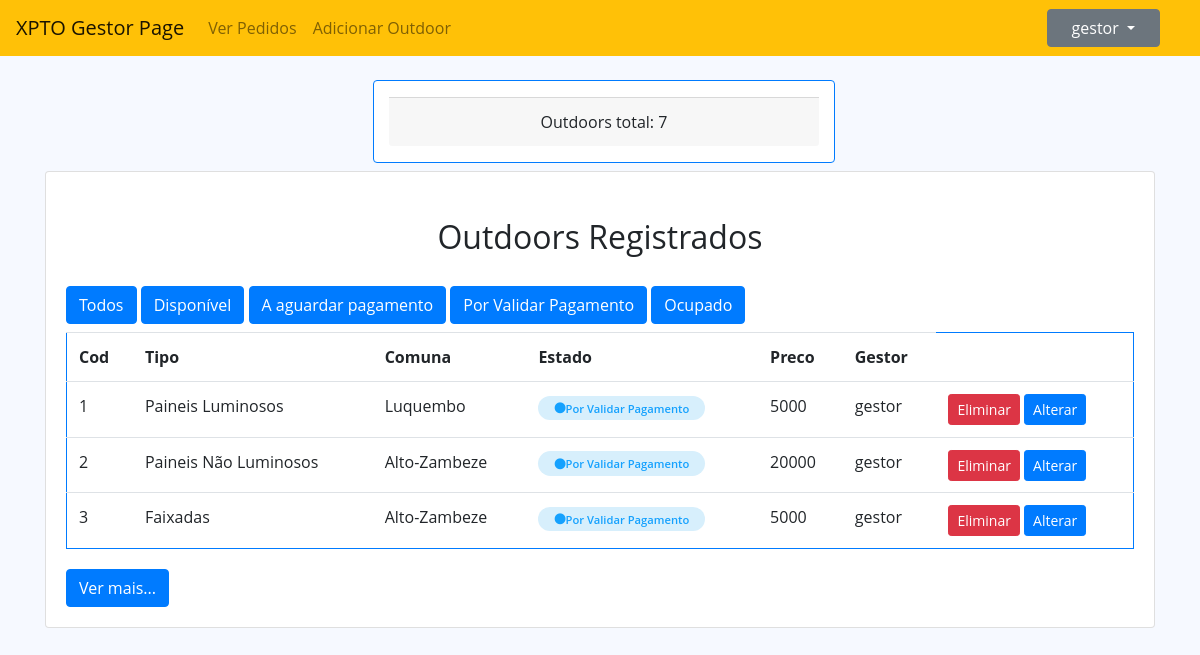
The page /index.php?op=Gestor&&request&&estado=Por Validar Pagamento (signed in) on the database its author committed.
### tables this page shows
CREATE TABLE `usuario` (
  `id` int(11) NOT NULL,
  `username` varchar(50) NOT NULL,
  `senha` varchar(50) NOT NULL,
  `tipo` varchar(50) NOT NULL,
  `eliminado` varchar(10) NOT NULL DEFAULT 'nao'
);

CREATE TABLE `outdoor` (
  `id` int(11) NOT NULL,
  `tipo` varchar(50) NOT NULL,
  `preco` float NOT NULL,
  `idComuna` int(11) NOT NULL,
  `estado` varchar(50) NOT NULL DEFAULT 'Disponivel',
  `eliminado` varchar(10) NOT NULL DEFAULT 'nao',
  `idUsuario` int(11) NOT NULL
);

CREATE TABLE `comuna` (
  `id` int(11) NOT NULL,
  `nome` varchar(50) NOT NULL,
  `idMunicipio` int(11) NOT NULL
);

### repositories/UsuarioRepository.php (called while the page is built, shortened)
<?php
require_once __DIR__ . '/../dbconfig/DbConnection.php';
require_once __DIR__ . '/../models/UsuarioModel.php';
class UsuarioRepository implements IUsuarioRepository {
    private $db = null;
    public function __construct() {
        $this->db = DbConnection::getInstance();
    }
    public function selectById($id) {
        try {
            $stmt = $this->db->prepare("SELECT id, username, senha, tipo, eliminado FROM usuario WHERE id = :id and eliminado <> 'Sim'");
            $stmt->bindParam(":id", $id);
            $stmt->execute();
            $dado = $stmt->fetch(PDO::FETCH_ASSOC);
            if ($dado) {
                $Usuario = new UsuarioModel($dado['id'], $dado['username'], null, $dado['tipo'], null);
                return $Usuario;
            } else {
                return false;
            }
        } catch (PDOException $e) {
            echo $e->getMessage();
            return false;
        }
    }
}

### dbconfig/DbConnection.php (called while the page is built)
<?php
class DbConnection {
    private static $instance = NULL;
    public static function getInstance() {
        if (!isset(self::$instance)) {
            try {
                self:: $instance = new PDO("mysql:host=localhost;dbname=outdoorgest", 'root', '');
                self:: $instance->setAttribute(PDO::ATTR_ERRMODE, PDO::ERRMODE_EXCEPTION);
            } catch (PDOException $e) {
                echo $e->getMessage();
            }
        }
        return self::$instance;
    }
}

### services/UsuarioService.php (called while the page is built, shortened)
<?php
require_once __DIR__ . '/../repositories/UsuarioRepository.php';
class UsuarioService implements IUsuarioService {
    private $usuarioRepository = null;
    public function __construct() {
        $this->usuarioRepository = new UsuarioRepository();
    }
    public function selectById($id) {
        try {
            return $this->usuarioRepository->selectById($id);
        } catch (PDOException $e) {
            return false;
        }
    }
}

### controllers/ClienteController.php (called while the page is built, shortened)
<?php
require_once __DIR__ . '/../services/UsuarioService.php';
require_once __DIR__ . '/../services/OutdoorService.php';
class ClienteController {
    public function __construct() {
        $this->usuarioService = new UsuarioService();
        if (isset($_SESSION['Usuario'])) {
            $Us = unserialize($_SESSION['Usuario']);
            $_SESSION['Usuario'] = serialize($this->usuarioService->selectById($Us->getId()));
        }
    }
}
$actualizar = new ClienteController();

### index.php (called while the page is built, shortened)
<?php
include __DIR__ . '/./controllers/Rotas.php';
$rotas = new Rotas();
$rotas->requestHandle();
?>

### models/UsuarioModel.php (called while the page is built, shortened)
<?php
class UsuarioModel {
    private $id;
    private $username;
    private $tipo;
    public function __construct($id, $username, $senha, $tipo, $eliminado) {
        $this->id = $id;
        $this->username = $username;
        $this->tipo = $tipo;
    }
    public function getId() {
        return $this->id;
    }
    public function getUsername() {
        return $this->username;
    }
    public function getTipo() {
        return $this->tipo;
    }
}

### services/OutdoorService.php (called while the page is built, shortened)
<?php
require_once __DIR__ . '/../repositories/OutdoordRepository.php';
class OutdoorService implements IOutdoorService {
    private $outdoorRepository = null;
    public function __construct() {
        $this->outdoorRepository = new OutdoordRepository();
    }
    public function selectAll() {
        return $this->outdoorRepository->selectAll();
    }
    public function selectCount() {
        return $this->outdoorRepository->selectCount();
    }
}

### repositories/OutdoordRepository.php (called while the page is built, shortened)
<?php
require_once __DIR__ . '/../dbconfig/DbConnection.php';
require_once __DIR__ . '/../models/OutdoorModel.php';
class OutdoordRepository implements IOutdoorRepository{
     private $db;
    public function __construct() {
        $this->db = DbConnection::getInstance();
    }
    public function selectCount() {
        try {
            $stmt = $this->db->prepare("SELECT COUNT(*) FROM `outdoor` WHERE eliminado <> 'Sim'");
            $stmt->execute();
            $adm = $stmt->fetchColumn();
            return $adm;
        } catch (PDOException $e) {
            echo $e->getMessage();
            return false;
        }
    }
    public function selectAll() {
        try {
            $stmt = $this->db->prepare("SELECT o.id, o.tipo, `preco`,c.nome `idComuna`, `estado`, o.eliminado, u.username `idUsuario`  FROM outdoor o join usuario u  on u.id = o.idUsuario join comuna c on c.id = o.idComuna WHERE o.eliminado <> 'Sim'");
            $stmt->execute();
            $outdoors = $stmt->fetchAll();
            $listaOutdoor = array();
            foreach ($outdoors as $cada) {
                $listaOutdoor[] = new OutdoorModel($cada['id'], $cada['tipo'], $cada['preco'],$cada['idComuna'], $cada['estado'], $cada['eliminado'], $cada['idUsuario']);
            }
            return $listaOutdoor;
        } catch (PDOException $e) {
            echo $e->getMessage();
            return false;
        }
    }
}

### models/OutdoorModel.php (called while the page is built, shortened)
<?php
class OutdoorModel {
    private $id;
    private $tipo;
    private $preco;
    private $comuna;
    private $estado;
    private $idGestor;
    public function __construct($id, $tipo, $preco, $comuna, $estado, $eliminado, $idGestor) {
        $this->id = $id;
        $this->tipo = $tipo;
        $this->preco = $preco;
        $this->comuna = $comuna;
        $this->estado = $estado;
        $this->idGestor = $idGestor;
    }
    public function getId() {
        return $this->id;
    }
    public function getTipo() {
        return $this->tipo;
    }
    public function getPreco() {
        return $this->preco;
    }
    public function getComuna() {
        return $this->comuna;
    }
    public function getEstado() {
        return $this->estado;
    }
    public function getIdGestor() {
        return $this->idGestor;
    }
}

### views/gestor/tabela.php (the view)
<div class="card">
    <div class="card-body">
        <div class="card-title text-center m-3">
            <h2>Outdoors Registrados</h2>
        </div>
        <a href="index.php?op=Gestor&&request&&estado=all" class="btn btn-primary mt-1 mb-2"  role="button">Todos</a>
        <a href="index.php?op=Gestor&&request&&estado=Disponivel" class="btn btn-primary mt-1 mb-2"  role="button">Disponível</a>
        <a href="index.php?op=Gestor&&request&&estado=A aguardar pagamento" class="btn btn-primary mt-1 mb-2"  role="button">A aguardar pagamento</a>
        <a href="index.php?op=Gestor&&request&&estado=Por Validar Pagamento" class="btn btn-primary mt-1 mb-2"  role="button">Por Validar Pagamento</a>
        <a href="index.php?op=Gestor&&request&&estado=Ocupado" class="btn btn-primary mt-1 mb-2"  role="button">Ocupado</a>
        <table id="listarDados" class="table border border-primary">
            <tr>
                <th scope="col">Cod</th>
                <th scope="col">Tipo</th>
                <th scope="col">Comuna</th>
                <th scope="col">Estado</th>
                <th scope="col">Preco</th>
                <th scope="col">Gestor</th>
            </tr>
            <?php
            if (isset($_SESSION['Usuario'])) {
                $usuario = unserialize($_SESSION['Usuario']);
            }
            foreach ($outdoors as $cada) {
                if ($usuario->getUsername() == $cada->getIdGestor()) {
                    $apresentar = '<tr>
                    <td>' . $cada->getId() . '</td>
                    <td>' . $cada->getTipo() . '</td>
                    <td>' . $cada->getComuna() . '</td>
                    <td><span class="status ativo"><i class="fas fa-circle"></i>' . $cada->getEstado() . '</span></td>
                    <td>' . $cada->getPreco() . '</td>
                    <td>' . $cada->getIdGestor() . '</td>
                    <td>
                        <button class="btn btn-danger btn-sm" id="eliminar">Eliminar</button>
                        <a class="btn btn-primary btn-sm" href="index.php?op=Gestor&&request=addOutdoor&&idO=' . $cada->getId() . '&&tipo=' . $cada->getTipo() . '&&preco=' . $cada->getPreco() . '">Alterar</a>
                    </td>
                </tr>
                <tr>';
                    if ($action2 == $cada->getEstado()) {
                        echo $apresentar;
                    } else if ($action2 == "all") {
                        echo $apresentar;
                    }
                }
            }
            ?>
        </table>
        <button type="button" class="btn btn-primary mt-1" id="nextButton">Ver mais...</button>
    </div>
</div>

### views/gestor/gestorView.php (shortened to what this page needs)
<?php
include 'header.php';
if (isset($_SESSION['Usuario']))
    $usuario = unserialize($_SESSION['Usuario']);
if (isset($_SESSION['loggedin']) && $_SESSION['loggedin'] === true && $usuario->getTipo() === "Gestor") {
    require_once __DIR__ . '/../../controllers/GestorController.php';
    $gestorController = new GestorController();
    ?>
    </head>
    <body class="">
        <nav class="navbar navbar-expand-lg navbar-light bg-warning justify-content-between">
            <a class="navbar-brand" href="index.php?op=<?php echo $usuario->getTipo(); ?>&&estado=all">XPTO Gestor Page</a>
            <div class="collapse navbar-collapse" id="navbarSupportedContent">
                <ul class="navbar-nav mr-auto" id="menu">
                    <li class="nav-item" >
                        <a class="nav-link" href="index.php?op=Gestor&&request=verPedidos&&estado=all">Ver Pedidos</a>
                    </li>
                    <li class="nav-item" >
                        <a class="nav-link" href="index.php?op=Gestor&&request=addOutdoor">Adicionar Outdoor</a>
                    </li>
                </ul>
            </div>
            <nav class="header-nav ms-auto">
                <ul class="d-flex align-items-center navbar-nav me-auto mb-2 mb-lg-0">
                    <li class="nav-item px-4 ">
                        <div class="dropdown">
                            <button class="btn btn-secondary dropdown-toggle px-4" type="button" id="dropdownMenuButton" data-toggle="dropdown" aria-haspopup="true" aria-expanded="false">
                                <?php if (isset($_SESSION['Usuario'])) echo $usuario->getUsername(); ?>
                            </button>
                        </div>
                    </li>
                </ul>
            </nav>
        </nav>
        <main class="mx-auto">
            <div class="container align-items-center justify-content-between">
                <div class="container text-center mb-2 mt-4">
                    <div class="row justify-content-center">
                        <div class="col-5 border border-primary ml-2 card">
                            <p class="card-footer mt-3">Outdoors total:
                                <?php echo $gestorController->totalOutdoors(); ?>
                            </p>
                        </div>
                    </div>
                </div>
                <?php $gestorController->verOutdoors(); ?>
            </div>
        </main>
        <?php
        include 'footer.php';
    } else
        echo '!!!!Pagina não encontrada';
    ?>

### content/css/style.css (style rules this page uses)
* { margin: 0; padding: 0; box-sizing: border-box; outline: none; }
body { font-family: "Open Sans", sans-serif; background: #f6f9ff; }
a { color: #4154f1; text-decoration: none; }
h2 { font: 13px; padding: 10px 0; }
.status { padding: 0.3rem 1rem; border-radius: 30px; font-weight: 600; letter-spacing: 1; font-size: 0.7rem; }
.ativo { background-color: #d7effc; color: #15a1fe; }

### rows shown on the page
usuario: username "gestor"
outdoor: id "1", tipo "Paineis Luminosos", idComuna.nome "Luquembo", estado "Por Validar Pagamento", preco "5000", idUsuario.username "gestor"
outdoor: id "2", tipo "Paineis Não Luminosos", idComuna.nome "Alto-Zambeze", estado "Por Validar Pagamento", preco "20000", idUsuario.username "gestor"
outdoor: id "3", tipo "Faixadas", idComuna.nome "Alto-Zambeze", estado "Por Validar Pagamento", preco "5000", idUsuario.username "gestor"

### other values the page prints
$gestorController->totalOutdoors() "7"
